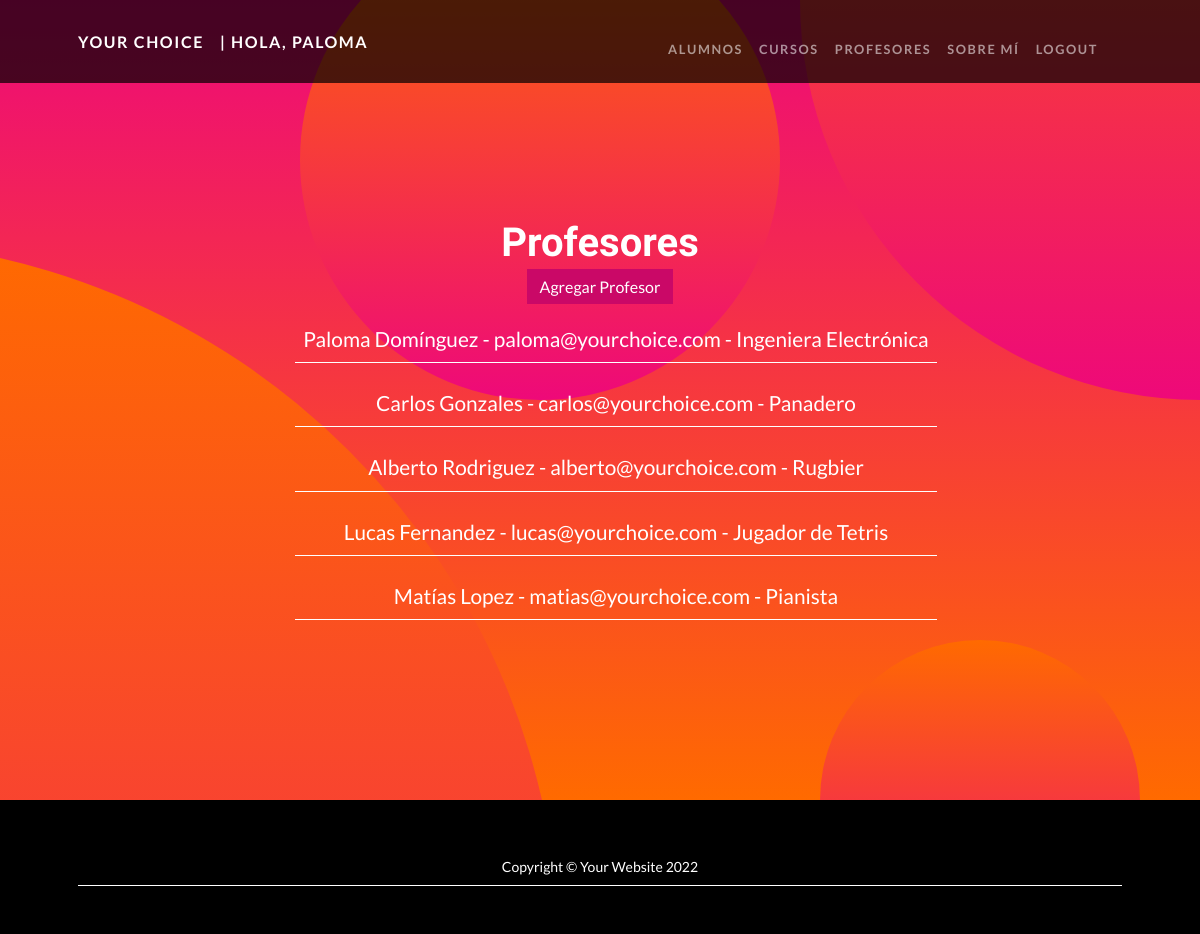
Screenshot of /app_coder/profesor/list (signed in) with the database file from the repository.
### app_coder/models.py (models this page shows, shortened)
class Profesor(models.Model):
    nombre = models.CharField(max_length=40)
    apellido = models.CharField(max_length=40)
    email = models.EmailField()
    profesion = models.CharField(max_length=40)

### app_coder/views.py (the view)
# urls.py: path('profesor/list', views.ProfeList.as_view(), name='ProfeList'),
class ProfeList(ListView):
    model = Profesor
    template_name = "app_coder/profe_list.html"

### app_coder/templates/app_coder/profe_list.html (shortened to what this page needs)
{% extends "app_coder/padre.html" %}
{% load static %}
{% block contenidoQueCambia %}
<h1>Profesores</h1>
{% if request.user.is_authenticated %}
    <a class="busqueda__button button" href="{% url 'Profesor' %}">Agregar Profesor</a>
{% endif %}
<ul>
    {% for profe in object_list %}
    <li>
        <p class="curso__nombre">
            {{profe.nombre}} {{profe.apellido}}
            -
            {{profe.email}}
            -
            {{profe.profesion}}
        </p>
    </li>
    {% endfor %}
</ul>
{% endblock %}

### app_coder/templates/app_coder/padre.html (shortened to what this page needs)
<!DOCTYPE html>
<html lang="en">
    <head>
        {% load static %}
        <link href="{% static 'app_coder/css/styles.css' %}" rel="stylesheet" />
        <link href="{% static 'app_coder/css/main.css' %}" rel="stylesheet" />
    </head>
    <body id="page-top">
        <nav class="navbar navbar-expand-lg navbar-dark navbar-custom fixed-top">
            <div class="container px-5">
                <a class="navbar-brand" href="{% url 'Inicio' %}">
                    Your Choice <br>
                    {% if request.user.is_authenticated %}
                        <a class="navbar-brand" href="{% url 'EditarPerfil' %}">|  Hola, {{user.username}}</a>
                    {% endif %}
                </a>
                <div class="collapse navbar-collapse" id="navbarResponsive">
                    <ul class="navbar-nav ms-auto">
                        <li class="nav-item"><a class="nav-link" href="{% url 'EstudianteList' %}">Alumnos</a></li>
                        <li class="nav-item"><a class="nav-link" href="{% url 'List' %}">Cursos</a></li>
                        <li class="nav-item"><a class="nav-link" href="{% url 'ProfeList' %}">Profesores</a></li>
                        <li class="nav-item"><a class="nav-link" href="{% url 'SobreMi' %}">Sobre mí</a></li>
                        {% if not request.user.is_authenticated %}
                            <li class="nav-item"><a class="nav-link" href="{% url 'Login' %}">Login</a></li>
                        {% else %}
                            <li class="nav-item"><a class="nav-link" href="{% url 'Logout' %}">Logout</a></li>
                        {% endif %}
                    </ul>
                </div>
            </div>
        </nav>
        <header class="masthead text-center text-white">
            <div class="masthead-content">
                <div class="container px-5">
                    {% block contenidoQueCambia %}
                    {% endblock %}
                </div>
            </div>
            <div class="bg-circle-1 bg-circle"></div>
            <div class="bg-circle-2 bg-circle"></div>
            <div class="bg-circle-3 bg-circle"></div>
            <div class="bg-circle-4 bg-circle"></div>
        </header>
        <footer class="py-5 bg-black">
            <div class="container px-5"><p class="m-0 text-center text-white small">Copyright &copy; Your Website 2022</p></div>
        </footer>
    </body>
</html>

### app_coder/static/app_coder/css/main.css (style rules this page uses)
header { height: 100vh; display: flex; flex-direction: column; justify-content: center; align-items: center; }
.busqueda__button { background-color: #CA0867; border: none; color: #fff; padding: 0.3rem 0.5rem; transition: all 0.1s; }

### app_coder/templates/app_coder/profe_list.html (style rules this page uses)
.button { text-decoration: none; margin: 1rem; padding: 0.5rem 0.8rem ; }
ul { margin: 1rem; list-style: none; }
.curso__nombre { font-size: 1.3rem; }
p { border-bottom: 1px solid #fff; padding: 0.5rem; }

### rows the page displays
Profesor: nombre "Paloma", apellido "Domínguez", email "paloma@yourchoice.com", profesion "Ingeniera Electrónica"
Profesor: nombre "Carlos", apellido "Gonzales", email "carlos@yourchoice.com", profesion "Panadero"
Profesor: nombre "Alberto", apellido "Rodriguez", email "alberto@yourchoice.com", profesion "Rugbier"
Profesor: nombre "Lucas", apellido "Fernandez", email "lucas@yourchoice.com", profesion "Jugador de Tetris"
Profesor: nombre "Matías", apellido "Lopez", email "matias@yourchoice.com", profesion "Pianista"

### other values shown
{{ user.username }} "PALOMA"
